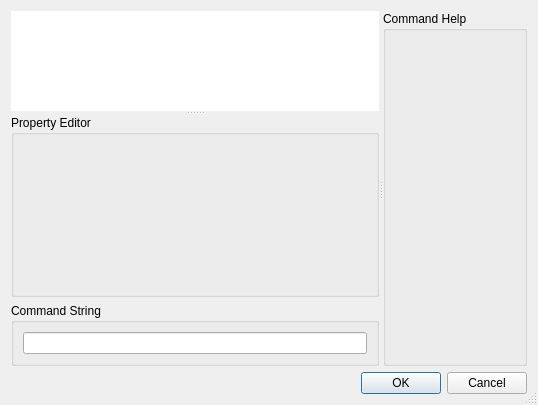
<?xml version="1.0" encoding="UTF-8"?>
<ui version="4.0">
 <class>PropertyEditor</class>
 <widget class="QDialog" name="PropertyEditor">
  <property name="geometry">
   <rect>
    <x>0</x>
    <y>0</y>
    <width>538</width>
    <height>405</height>
   </rect>
  </property>
  <property name="sizePolicy">
   <sizepolicy hsizetype="Preferred" vsizetype="Preferred">
    <horstretch>0</horstretch>
    <verstretch>0</verstretch>
   </sizepolicy>
  </property>
  <property name="windowTitle">
   <string>Dialog</string>
  </property>
  <property name="sizeGripEnabled">
   <bool>true</bool>
  </property>
  <layout class="QVBoxLayout" name="verticalLayout_2">
   <item>
    <widget class="QSplitter" name="splitter_2">
     <property name="orientation">
      <enum>Qt::Horizontal</enum>
     </property>
     <widget class="QSplitter" name="splitter">
      <property name="orientation">
       <enum>Qt::Vertical</enum>
      </property>
      <widget class="QPlainTextEdit" name="messageLabel">
       <property name="sizePolicy">
        <sizepolicy hsizetype="Expanding" vsizetype="Minimum">
         <horstretch>0</horstretch>
         <verstretch>0</verstretch>
        </sizepolicy>
       </property>
       <property name="maximumSize">
        <size>
         <width>16777215</width>
         <height>100</height>
        </size>
       </property>
       <property name="focusPolicy">
        <enum>Qt::NoFocus</enum>
       </property>
       <property name="frameShape">
        <enum>QFrame::NoFrame</enum>
       </property>
       <property name="frameShadow">
        <enum>QFrame::Plain</enum>
       </property>
       <property name="readOnly">
        <bool>true</bool>
       </property>
      </widget>
      <widget class="QWidget" name="layoutWidget">
       <layout class="QVBoxLayout" name="verticalLayout">
        <item>
         <widget class="QGroupBox" name="propertyBox">
          <property name="sizePolicy">
           <sizepolicy hsizetype="MinimumExpanding" vsizetype="MinimumExpanding">
            <horstretch>0</horstretch>
            <verstretch>0</verstretch>
           </sizepolicy>
          </property>
          <property name="title">
           <string>Property Editor</string>
          </property>
         </widget>
        </item>
        <item>
         <widget class="QGroupBox" name="commandString">
          <property name="sizePolicy">
           <sizepolicy hsizetype="Preferred" vsizetype="Minimum">
            <horstretch>0</horstretch>
            <verstretch>0</verstretch>
           </sizepolicy>
          </property>
          <property name="title">
           <string>Command String</string>
          </property>
          <layout class="QHBoxLayout" name="horizontalLayout">
           <item>
            <widget class="QLineEdit" name="lineEdit"/>
           </item>
          </layout>
         </widget>
        </item>
       </layout>
      </widget>
     </widget>
     <widget class="QGroupBox" name="commandHelp">
      <property name="sizePolicy">
       <sizepolicy hsizetype="Maximum" vsizetype="Preferred">
        <horstretch>0</horstretch>
        <verstretch>0</verstretch>
       </sizepolicy>
      </property>
      <property name="title">
       <string>Command Help</string>
      </property>
     </widget>
    </widget>
   </item>
   <item>
    <widget class="QDialogButtonBox" name="buttonBox">
     <property name="sizePolicy">
      <sizepolicy hsizetype="Expanding" vsizetype="Fixed">
       <horstretch>0</horstretch>
       <verstretch>0</verstretch>
      </sizepolicy>
     </property>
     <property name="orientation">
      <enum>Qt::Horizontal</enum>
     </property>
     <property name="standardButtons">
      <set>QDialogButtonBox::Cancel|QDialogButtonBox::Ok</set>
     </property>
    </widget>
   </item>
  </layout>
 </widget>
 <resources/>
 <connections>
  <connection>
   <sender>buttonBox</sender>
   <signal>accepted()</signal>
   <receiver>PropertyEditor</receiver>
   <slot>accept()</slot>
   <hints>
    <hint type="sourcelabel">
     <x>248</x>
     <y>254</y>
    </hint>
    <hint type="destinationlabel">
     <x>157</x>
     <y>274</y>
    </hint>
   </hints>
  </connection>
  <connection>
   <sender>buttonBox</sender>
   <signal>rejected()</signal>
   <receiver>PropertyEditor</receiver>
   <slot>reject()</slot>
   <hints>
    <hint type="sourcelabel">
     <x>316</x>
     <y>260</y>
    </hint>
    <hint type="destinationlabel">
     <x>286</x>
     <y>274</y>
    </hint>
   </hints>
  </connection>
 </connections>
</ui>
